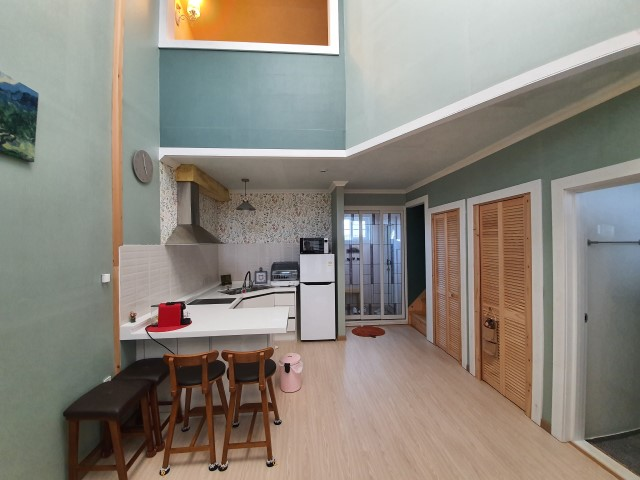
#> input picture 9_Perspective.jpg, 640 x 480 px
$ python PerspectiveTransformation.py
#> lines starting #> are read from the running program, lines starting #| are printed output that depends on the picture
import cv2
import numpy as np
from matplotlib import pyplot as plt

img = cv2.imread("9_Perspective.jpg", cv2.IMREAD_COLOR)
#> img is the input picture: shape (480, 640, 3); mean B, G, R 124.3, 133.7, 140.2
b, g, r = cv2.split(img)
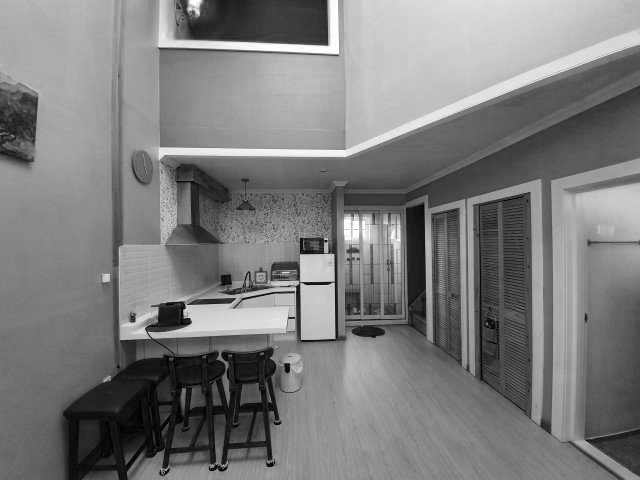
#> b: shape (480, 640); min 0, max 255, mean 124.3
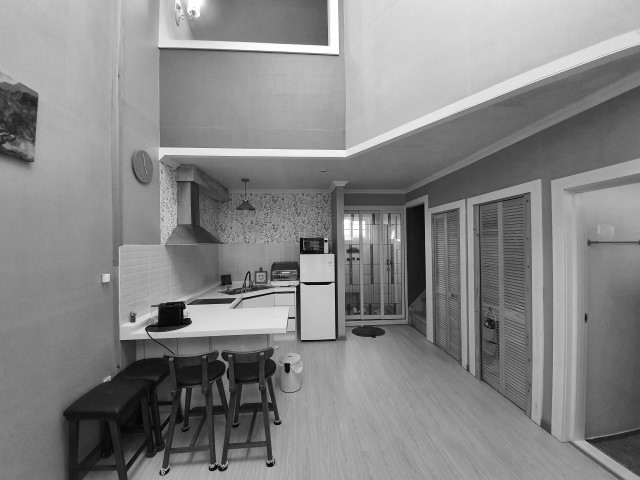
#> g: shape (480, 640); min 0, max 255, mean 133.7
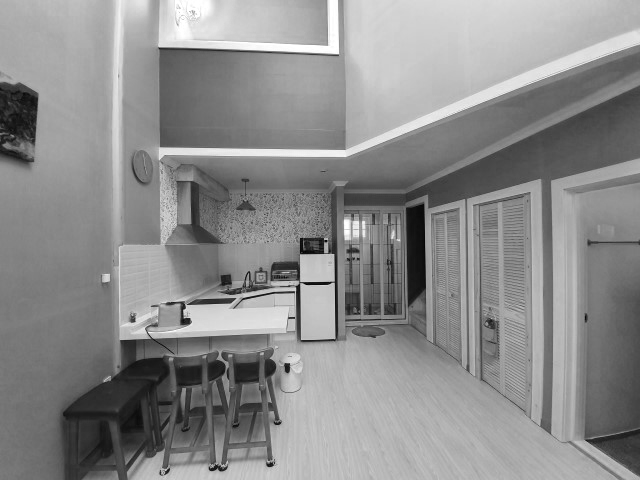
#> r: shape (480, 640); min 3, max 255, mean 140.2
img = cv2.merge([r, g, b])

pts1 = np.float32([[468, 200], [540, 180], [470, 375], [540, 425]])
pts2 = np.float32([[10, 10], [1000, 10], [10, 1000], [1000, 1000]])

cv2.circle(img,(468, 200), 10, (255, 0, 0), -1)
cv2.circle(img,(540, 180), 10, (0, 255, 0), -1)
cv2.circle(img,(470, 375), 10, (0, 0, 255), -1)
cv2.circle(img,(540, 425), 10, (255, 255, 0), -1)
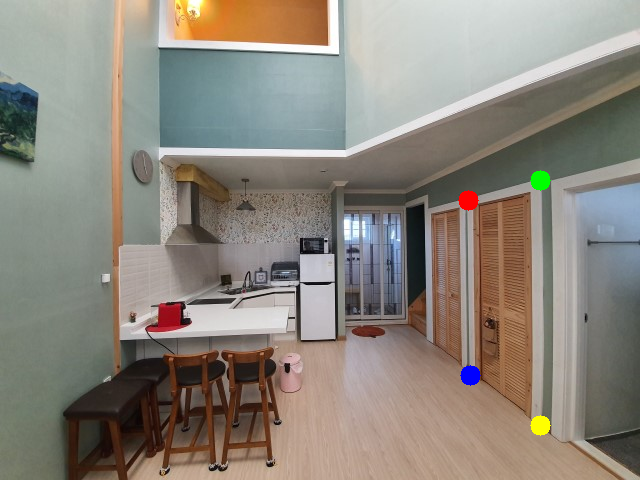
#> img: shape (480, 640, 3); mean R, G, B 140.2, 133.8, 124.2

M = cv2.getPerspectiveTransform(pts1, pts2)
dst = cv2.warpPerspective(img, M, (1010, 1010))
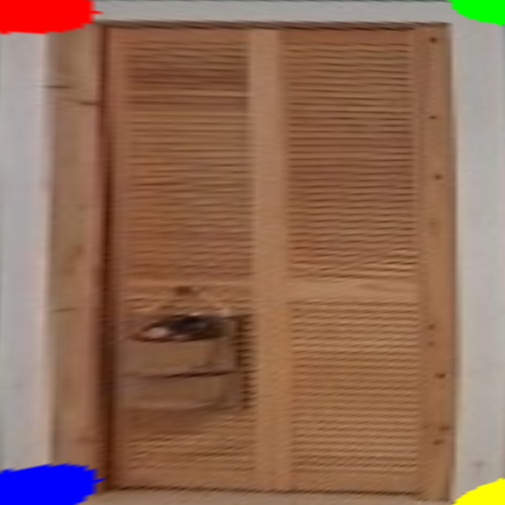
#> dst: shape (1010, 1010, 3) (shown at 1/2 size); mean R, G, B 143.4, 106.8, 85.8

fig = plt.figure()
fig.canvas.manager.set_window_title("JetsonNano_Perspective_transform")
plt.subplot(121), plt.imshow(img), plt.title("IMAGE")
plt.subplot(122), plt.imshow(dst), plt.title("PERSPECTIVE")

plt.show()

$ run again, with 14_Histogram_A.jpg copied over 9_Perspective.jpg
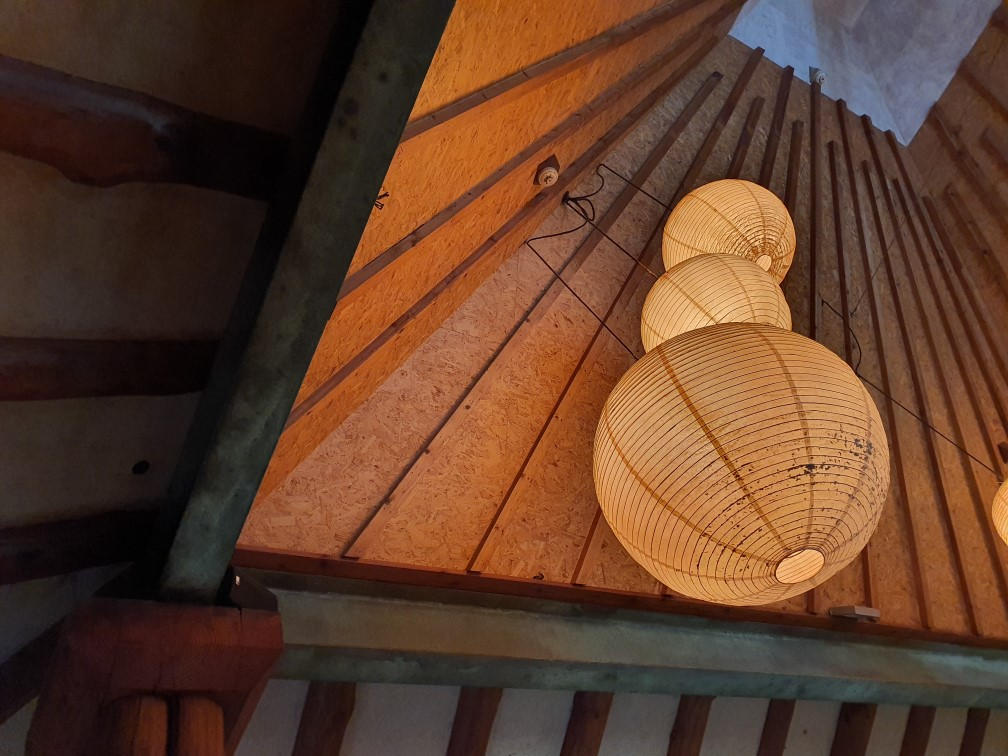
#> input picture 14_Histogram_A.jpg, 1008 x 756 px
#> img is the input picture: shape (756, 1008, 3); mean B, G, R 42.6, 62, 95.6
#> `b, g, r = cv2.split(img)`:
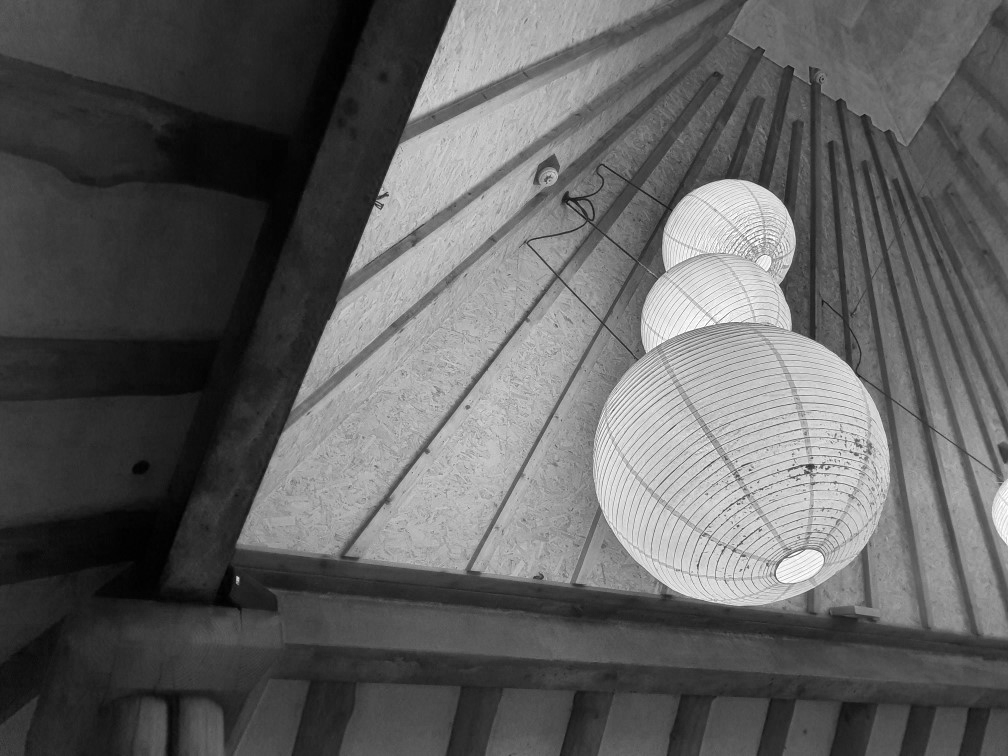
#> r: shape (756, 1008); min 0, max 255, mean 95.6
#> `dst = cv2.warpPerspective(img, M, (1010, 1010))`:
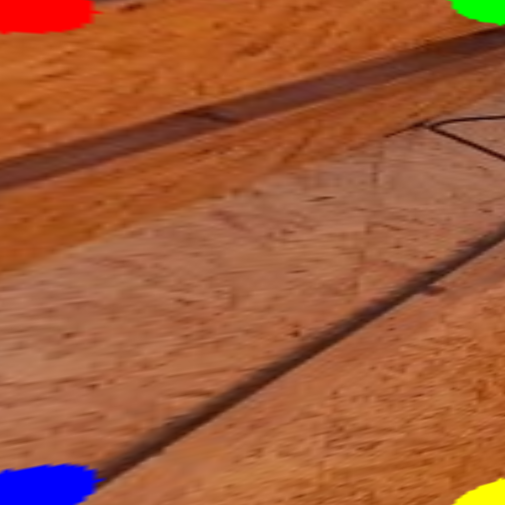
#> dst: shape (1010, 1010, 3) (shown at 1/2 size); mean R, G, B 162.5, 90.7, 55.2

$ run again, with 14_Histogram_B.jpg copied over 9_Perspective.jpg
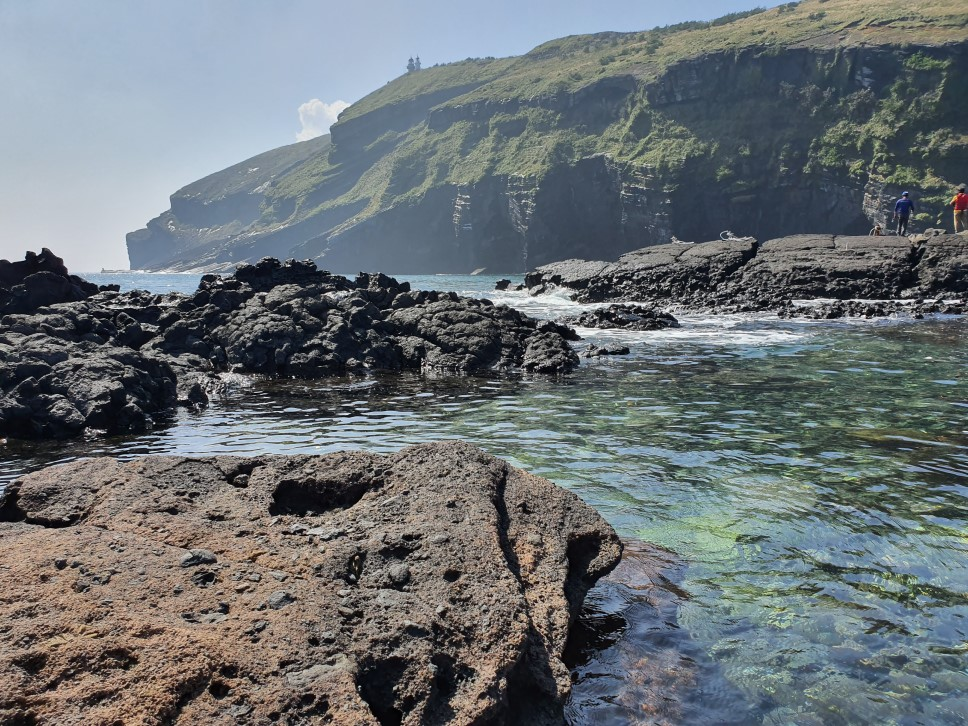
#> input picture 14_Histogram_B.jpg, 968 x 726 px
#> img is the input picture: shape (726, 968, 3); mean B, G, R 116.7, 113.2, 106.7
#> `b, g, r = cv2.split(img)`:
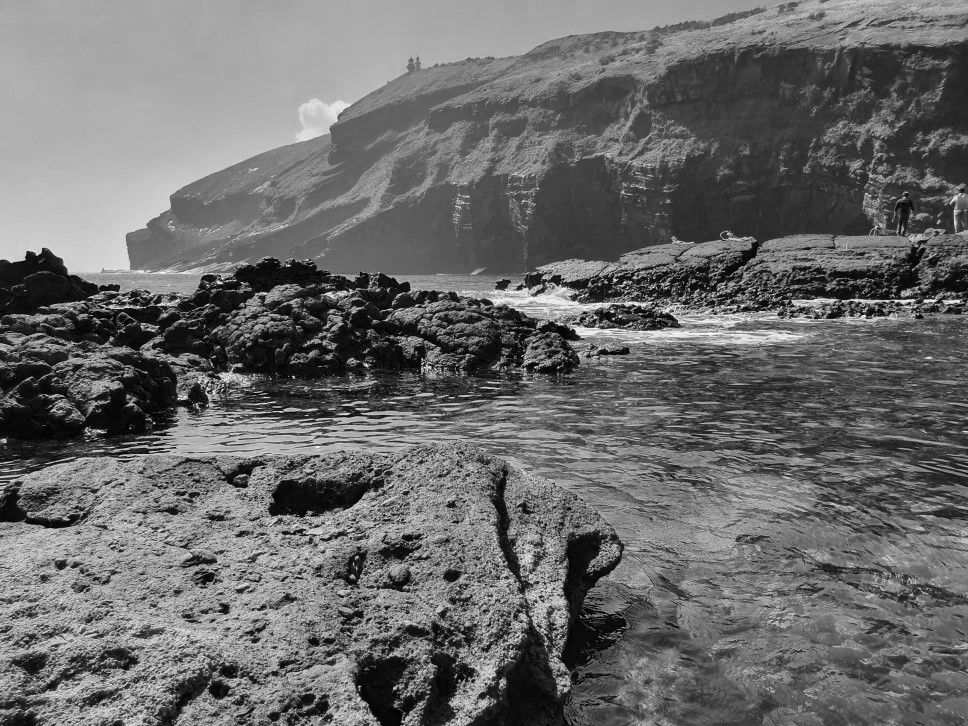
#> r: shape (726, 968); min 0, max 255, mean 106.7
#> `dst = cv2.warpPerspective(img, M, (1010, 1010))`:
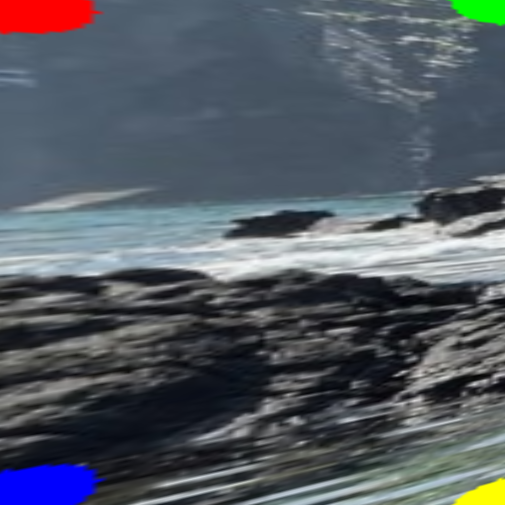
#> dst: shape (1010, 1010, 3) (shown at 1/2 size); mean R, G, B 83.8, 90.2, 98.8
